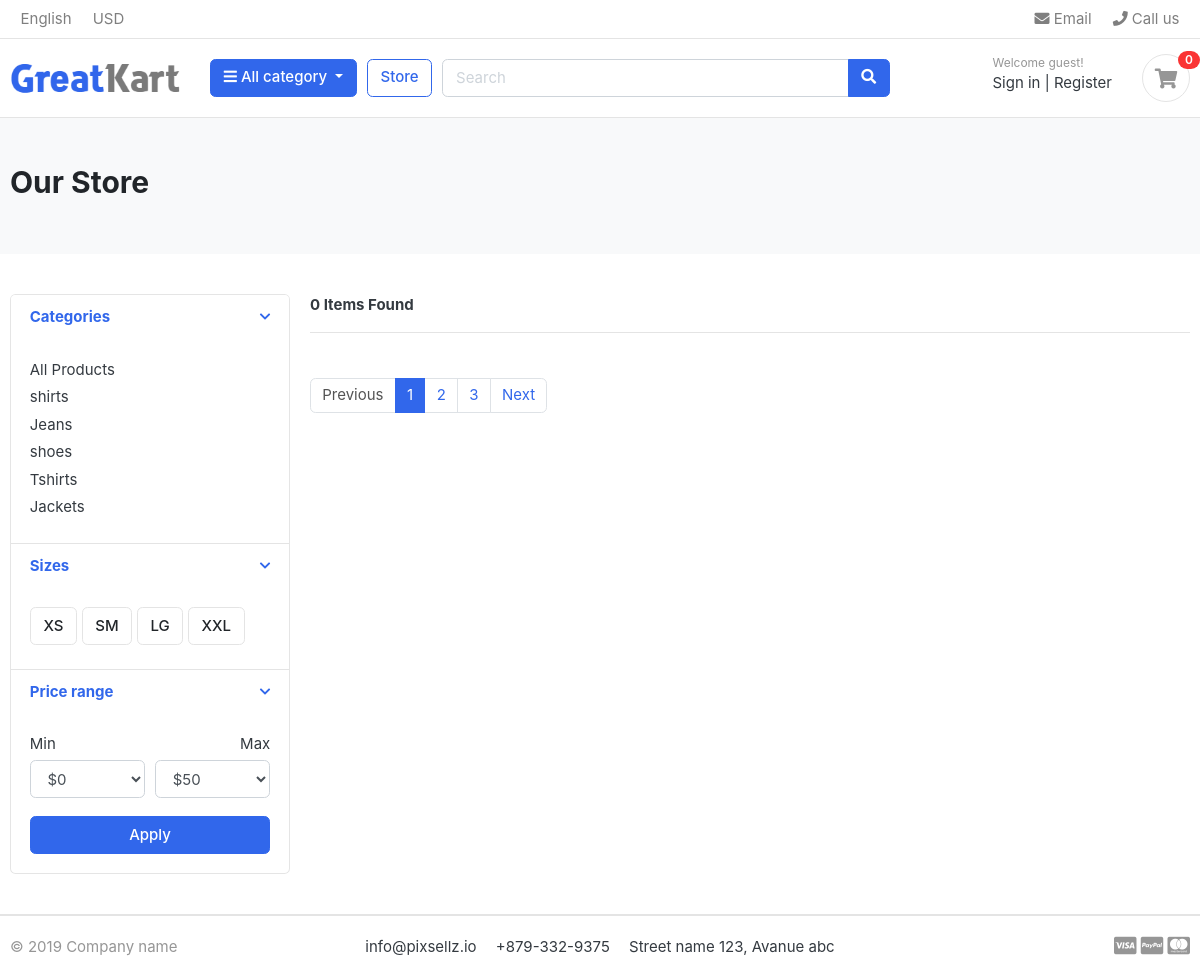
The page /store/shirts/ on the database as committed earlier.
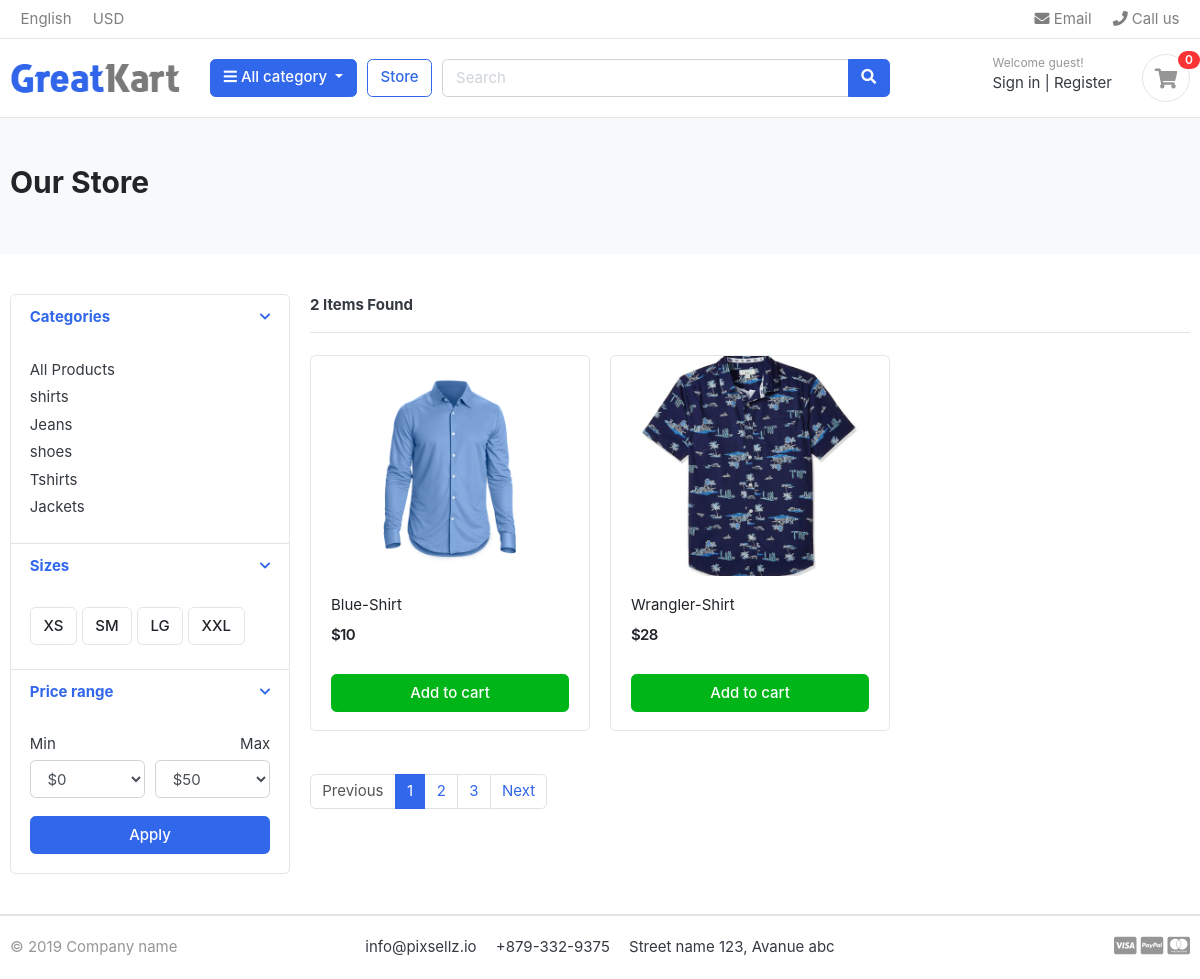
The same page on the database as committed later.
### category/models.py (models this page shows, shortened)
class Category(models.Model):
    category_name = models.CharField(max_length=50, unique=True)
    slug = models.SlugField(max_length=100, unique=True)
    description = models.TextField(max_length=255, blank=True)
    cat_image = models.ImageField(upload_to='photos/catagories', blank=True)
    class Meta:
        verbose_name = 'category'
        verbose_name_plural = 'categories'
    def get_url(self):
        return reverse('products_by_category',args=[self.slug])

### store/models.py (models this page shows, shortened)
class Product(models.Model):
    product_name        = models.CharField(max_length=200, unique=True)
    slug                = models.SlugField(max_length=200, unique=True)
    product_description = models.TextField(max_length=500, blank=True)
    price               = models.IntegerField()
    product_image       = models.ImageField(upload_to='photos/products')
    stock               = models.IntegerField()
    is_available        = models.BooleanField(default=True)
    category            = models.ForeignKey(Category, on_delete=models.CASCADE)
    created_date        = models.DateTimeField(auto_now_add=True)
    modified_date       = models.DateTimeField(auto_now=True)
    def get_url(self):
        return reverse('product_detail',args=[self.category.slug,self.slug])

### store/views.py (the view)
# urls.py: path('store/',include('store.urls')),
def store(request, category_slug=None):
    categories = None
    products  = None
    if category_slug != None:
        categories = get_object_or_404(Category,slug=category_slug)
        products = Product.objects.filter(category=categories,is_available=True)
        product_count = products.count()
    else:
        products = Product.objects.all().filter(is_available=True)
        product_count = products.count()
    context = {
        'products' : products,
        'product_count' : product_count,
    }
    return render(request,'store/store.html', context)

### category/context_processor.py (called while the page is built)
def menu_links(request):
    links = Category.objects.all()
    return dict(links=links)

### templates/store/store.html (shortened to what the changed rows need)
{% extends 'base.html' %}
{% load static %}
{% block content %}
<section class="section-pagetop bg">
    <div class="container">
        <h2 class="title-page">Our Store</h2>
    </div>
</section>
<section class="section-content padding-y">
    <div class="container">
        <div class="row">
            <aside class="col-md-3">
                <div class="card">
                    <article class="filter-group">
                        <div class="filter-content collapse show" id="collapse_1" style="">
                            <div class="card-body">
                                <ul class="list-menu">
                                    {% for category in links %}
                                        <li><a href="{{ category.get_url}}">{{category.category_name}} </a></li>
                                    {% endfor %}
                                </ul>
                            </div>
                        </div>
                    </article>
                </div>
            </aside>
            <main class="col-md-9">
                <header class="border-bottom mb-4 pb-3">
                    <div class="form-inline">
                        <span class="mr-md-auto"><b>{{ product_count }} Items Found</b></span>
                    </div>
                </header>
                <div class="row">
                    {% for product in products %}
                    <div class="col-md-4">
                        <figure class="card card-product-grid">
                            <div class="img-wrap">
                                <a href="{{ product.get_url }}"><img src="{{ product.product_image.url }}"></a>
                            </div>
                            <figcaption class="info-wrap">
                                <div class="fix-height">
                                    <a href="{{ product.get_url }}" class="title">{{ product.product_name }}</a>
                                    <div class="price-wrap mt-2">
                                        <span class="price">${{ product.price }}</span>
                                    </div>
                                </div>
                                <a href="#" class="btn btn-block btn-success">Add to cart </a>
                            </figcaption>
                        </figure>
                    </div>
                    {% endfor %}
                </div>
            </main>
        </div>
    </div>
</section>
{% endblock content %}

Rows that differ between the two databases and show on the page:
now on this page (row edited): Product: product_image (picture), product_name "Blue-Shirt", price "10"
now on this page (row edited): Product: product_image (picture), product_name "Wrangler-Shirt", price "28"
Other text that changed with them:
{{ product_count }}: "0" → "2"
